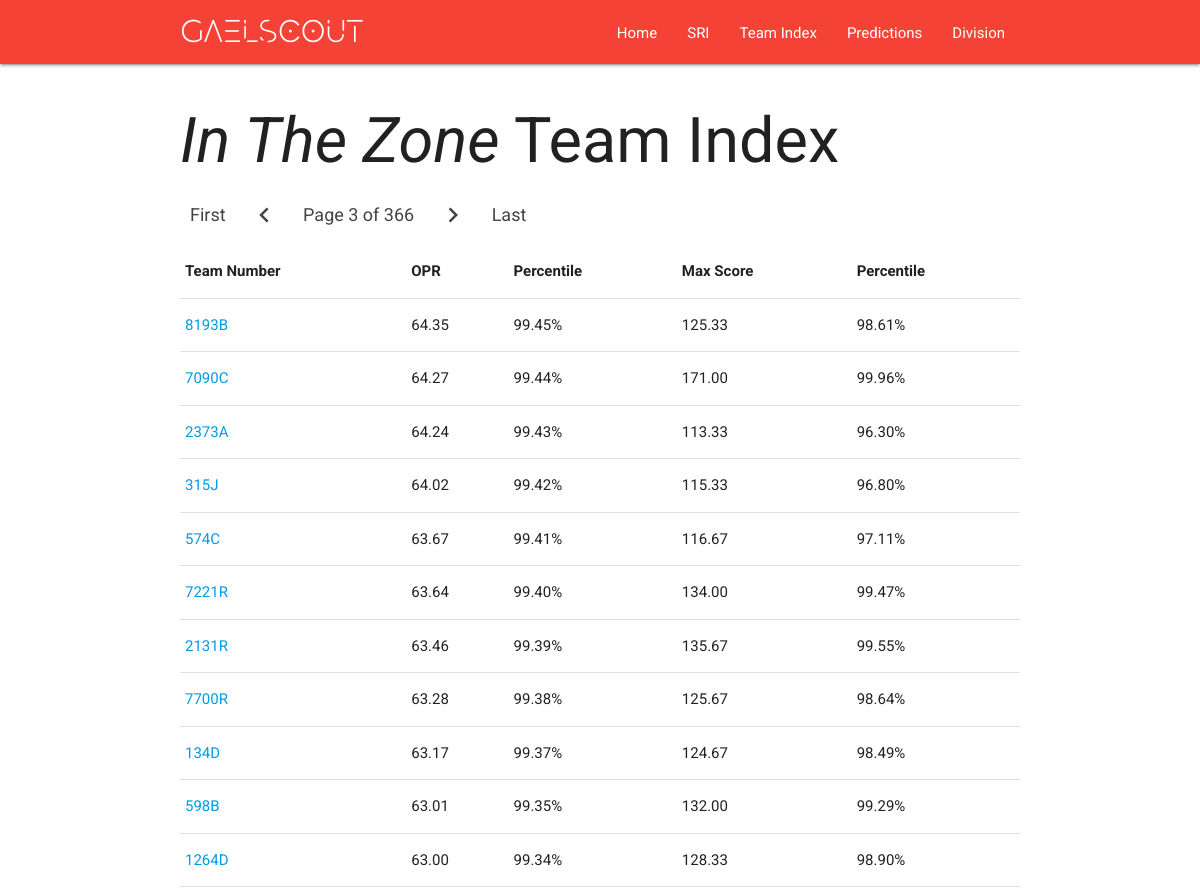
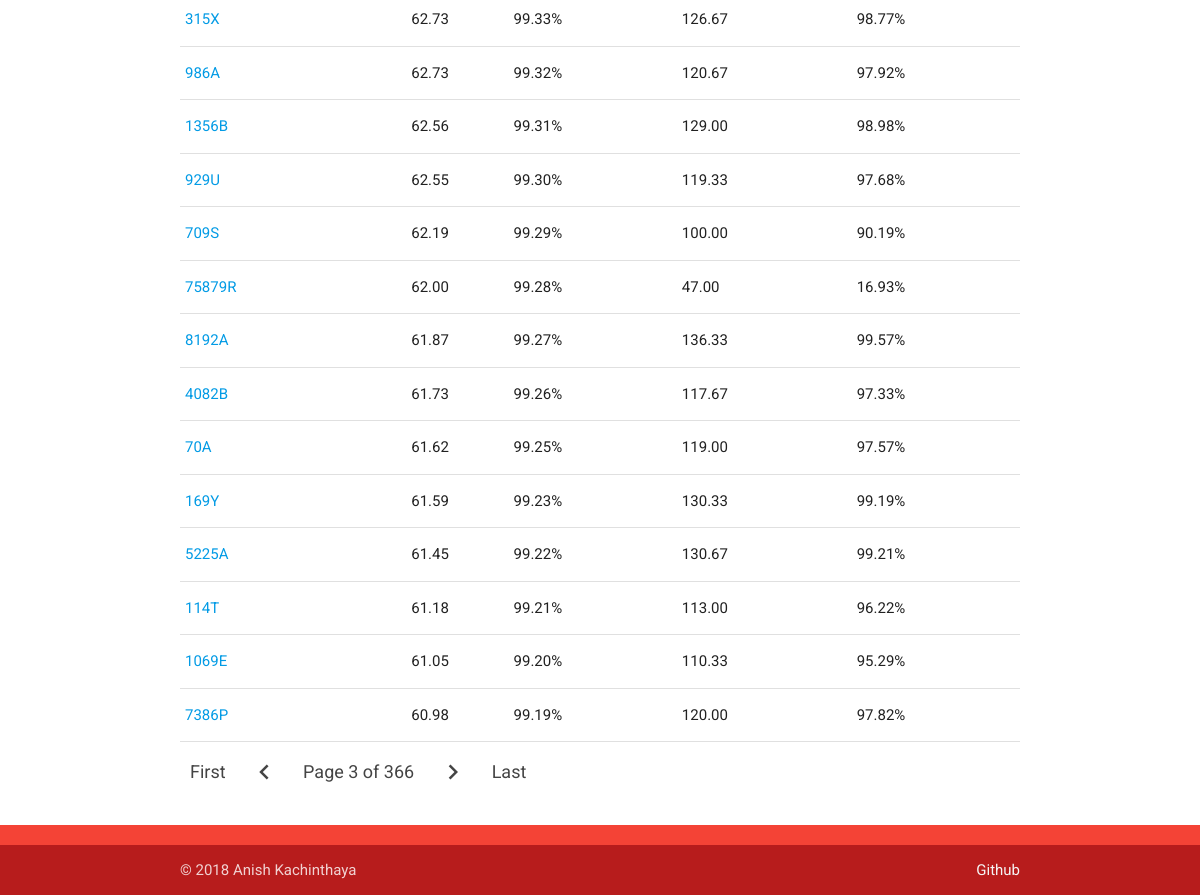
The app's page /teams/?page=3 with its own data (2 pictures, top to bottom).
### teaminfo/models.py (models this page shows)
class Teams(models.Model):
    team_number = models.CharField(max_length=200)
    team_opr = models.DecimalField(max_digits=10, decimal_places=2)
    team_mscore = models.DecimalField(max_digits=10, decimal_places=2)
    team_opr_quantile = models.DecimalField(max_digits=10, decimal_places=2)
    team_mscore_quantile = models.DecimalField(max_digits=10, decimal_places=2)
    def __str__(self):
            return self.team_number
    class Meta:
        ordering = ["-team_opr_quantile"]

### teaminfo/views.py (the view)
# urls.py: path('', views.index, name='index'),
def index(request):
    team_list = Teams.objects.all()
    paginator = Paginator(team_list, 25) # Show 25 contacts per page
    page = request.GET.get('page')
    try:
        team_list = paginator.get_page(page)
    except PageNotAnInteger:
        team_list = paginator.page(1)
    except EmptyPage:
        team_list = paginator.page(paginator.num_pages)
    context = {
        'team_list': team_list,
    }
    if request.method == 'POST':
        filter = request.POST.get('filter')
        context['filter'] = filter
        return render(request, 'teaminfo/index.html', context)
    return render(request, 'teaminfo/index.html', context)

### teaminfo/templates/teaminfo/index.html (shortened to what this page needs)
<!DOCTYPE html>
<html>
<head>
  <link rel="stylesheet" href="https://cdnjs.cloudflare.com/ajax/libs/materialize/1.0.0-beta/css/materialize.min.css">
  <link rel = "stylesheet" type = "text/css" href = "../../../static/main.css" />
</head>
<body>
  <nav>
    <div class="nav-wrapper red">
      <div class="container">
        <a class="brand-logo" href="{% url 'sri:index' %}">
          GAELSCOUT</a>
      <ul id="nav-mobile" class="right hide-on-med-and-down">
        <li ><a class = "waves-effect waves-light" href="{% url 'sri:index' %}">Home</a></li>
        <li ><a class = "waves-effect waves-light" href="{% url 'sri:index' %}">SRI</a></li>
        <li><a class = "waves-effect waves-light" href="{% url 'teaminfo:index' %}">Team Index</a></li>
        <li><a class = "waves-effect waves-light" href="{% url 'teaminfo:index' %}">Predictions</a></li>
        <li><a class = "waves-effect waves-light" href="{% url 'teaminfo:division' %}">Division</a></li>
      </ul>
    </div>
      <div class="nav-wrapper">
    </div>
  </nav>
  <div class="container">
    <h1><i>In The Zone</i> Team Index</h1>
  <!-- <div style="display: inline-block;">
    <h7>Filters:</h7>
    <form method="POST" class="white-text waves-effect waves-light btn red lighten-1">{% csrf_token %}
      <select name = "filter">
      <option value="by_opr+">OPR++</option>
      </select>
      <input type="submit"  value="OPR +:-"/>
    </form>
    <form method="POST" class="white-text waves-effect waves-light btn red lighten-1">{% csrf_token %}
      <select name = "filter">
      <option value="by_opr-">OPR--</option>
      </select>
      <input type="submit"  value="OPR -:+"/>
    </form>
    <form method="POST" class="white-text waves-effect waves-light btn red lighten-1">{% csrf_token %}
      <select name = "filter">
      <option value="by_mscore+">Max Score++</option>
      </select>
      <input type="submit"  value="Max Score +:-"/>
    </form>
    <form method="POST" class="white-text waves-effect waves-light btn red lighten-1">{% csrf_token %}
      <select name = "filter">
      <option value="by_mscore-">Max Score--</option>
      </select>
      <input type="submit"  value="Max Score -:+"/>
    </form>
  </div>
{% if filter == "by_opr+" %}
{% regroup team_list by team_mscore as team_list %}
{% endif %} -->
    <ul class="pagination">
      {% if team_list.has_previous %}
      <li class="waves-effect"><a href="?page=1">First</a></li>
      <li class="waves-effect"><a href="?page={{ team_list.previous_page_number }}"><i class="material-icons">chevron_left</i></a></li>
      {% endif %}
      <li class="current">
        <a>
          Page
          {{ team_list.number }}
           of
           {{ team_list.paginator.num_pages }}
        </a>
      </li>
      {% if team_list.has_next %}
      <li class="waves-effect"><a href="?page={{ team_list.next_page_number }}"><i class="material-icons">chevron_right</i></a></li>
      <li class="waves-effect"><a href="?page={{ team_list.paginator.num_pages }}">Last</a></li>
      {% endif %}
    </ul>
    <table>
      <tr>
        <th>Team Number</th>
        <th>OPR</th>
        <th>Percentile</th>
        <th>Max Score</th>
        <th>Percentile</th>
      </tr>
      {% if team_list %} {% for team in team_list %}
      <tr>
        <td><a href="{% url 'teaminfo:detail' team %}">{{team}}</a></td>
        <td>{{team.team_opr}}</td>
        <td>{{team.team_opr_quantile}}%</td>
        <td>{{team.team_mscore}}</td>
        <td>{{team.team_mscore_quantile}}%</td>
      </tr>
      {% endfor %} {% else %}
      <p>No teams are available.</p>
      {% endif %}
    </table>
    <ul class="pagination">
      {% if team_list.has_previous %}
      <li class="waves-effect"><a href="?page=1">First</a></li>
      <li class="waves-effect"><a href="?page={{ team_list.previous_page_number }}"><i class="material-icons">chevron_left</i></a></li>
      {% endif %}
      <li class="current">
        <a>
          Page
          {{ team_list.number }}
           of
           {{ team_list.paginator.num_pages }}
        </a>
      </li>
      {% if team_list.has_next %}
      <li class="waves-effect"><a href="?page={{ team_list.next_page_number }}"><i class="material-icons">chevron_right</i></a></li>
      <li class="waves-effect"><a href="?page={{ team_list.paginator.num_pages }}">Last</a></li>
      {% endif %}
    </ul>
    <br>
  </div>
  <footer class="page-footer red">
    <div class="footer-copyright red darken-4">
      <div class="container">
        © 2018 Anish Kachinthaya
        <a class="grey-text text-lighten-4 right" href="https://github.com/anishk23733" target="_blank">Github</a>
      </div>
    </div>
  </footer>
</body>
</html>

### static/main.css (style rules this page uses)
body { font-family: 'Roboto', sans-serif; }
.brand-logo { font-family:EVO }

### records on screen
Teams: team_number "7090C", team_opr "64.27", team_opr_quantile "99.44", team_mscore "171.00", team_mscore_quantile "99.96"
Teams: team_number "2373A", team_opr "64.24", team_opr_quantile "99.43", team_mscore "113.33", team_mscore_quantile "96.30"
Teams: team_number "315J", team_opr "64.02", team_opr_quantile "99.42", team_mscore "115.33", team_mscore_quantile "96.80"
Teams: team_number "574C", team_opr "63.67", team_opr_quantile "99.41", team_mscore "116.67", team_mscore_quantile "97.11"
Teams: team_number "2131R", team_opr "63.46", team_opr_quantile "99.39", team_mscore "135.67", team_mscore_quantile "99.55"
Teams: team_number "134D", team_opr "63.17", team_opr_quantile "99.37", team_mscore "124.67", team_mscore_quantile "98.49"
Teams: team_number "598B", team_opr "63.01", team_opr_quantile "99.35", team_mscore "132.00", team_mscore_quantile "99.29"
Teams: team_number "1264D", team_opr "63.00", team_opr_quantile "99.34", team_mscore "128.33", team_mscore_quantile "98.90"
Teams: team_number "315X", team_opr "62.73", team_opr_quantile "99.33", team_mscore "126.67", team_mscore_quantile "98.77"
Teams: team_number "986A", team_opr "62.73", team_opr_quantile "99.32", team_mscore "120.67", team_mscore_quantile "97.92"
Teams: team_number "1356B", team_opr "62.56", team_opr_quantile "99.31", team_mscore "129.00", team_mscore_quantile "98.98"
Teams: team_number "929U", team_opr "62.55", team_opr_quantile "99.30", team_mscore "119.33", team_mscore_quantile "97.68"
Teams: team_number "709S", team_opr "62.19", team_opr_quantile "99.29", team_mscore "100.00", team_mscore_quantile "90.19"
Teams: team_number "4082B", team_opr "61.73", team_opr_quantile "99.26", team_mscore "117.67", team_mscore_quantile "97.33"
Teams: team_number "70A", team_opr "61.62", team_opr_quantile "99.25", team_mscore "119.00", team_mscore_quantile "97.57"
Teams: team_number "169Y", team_opr "61.59", team_opr_quantile "99.23", team_mscore "130.33", team_mscore_quantile "99.19"
Teams: team_number "5225A", team_opr "61.45", team_opr_quantile "99.22", team_mscore "130.67", team_mscore_quantile "99.21"
Teams: team_number "114T", team_opr "61.18", team_opr_quantile "99.21", team_mscore "113.00", team_mscore_quantile "96.22"
Teams: team_number "1069E", team_opr "61.05", team_opr_quantile "99.20", team_mscore "110.33", team_mscore_quantile "95.29"

### other values on screen
{{ team_list.number }} "3"
{{ team_list.paginator.num_pages }} "366"
